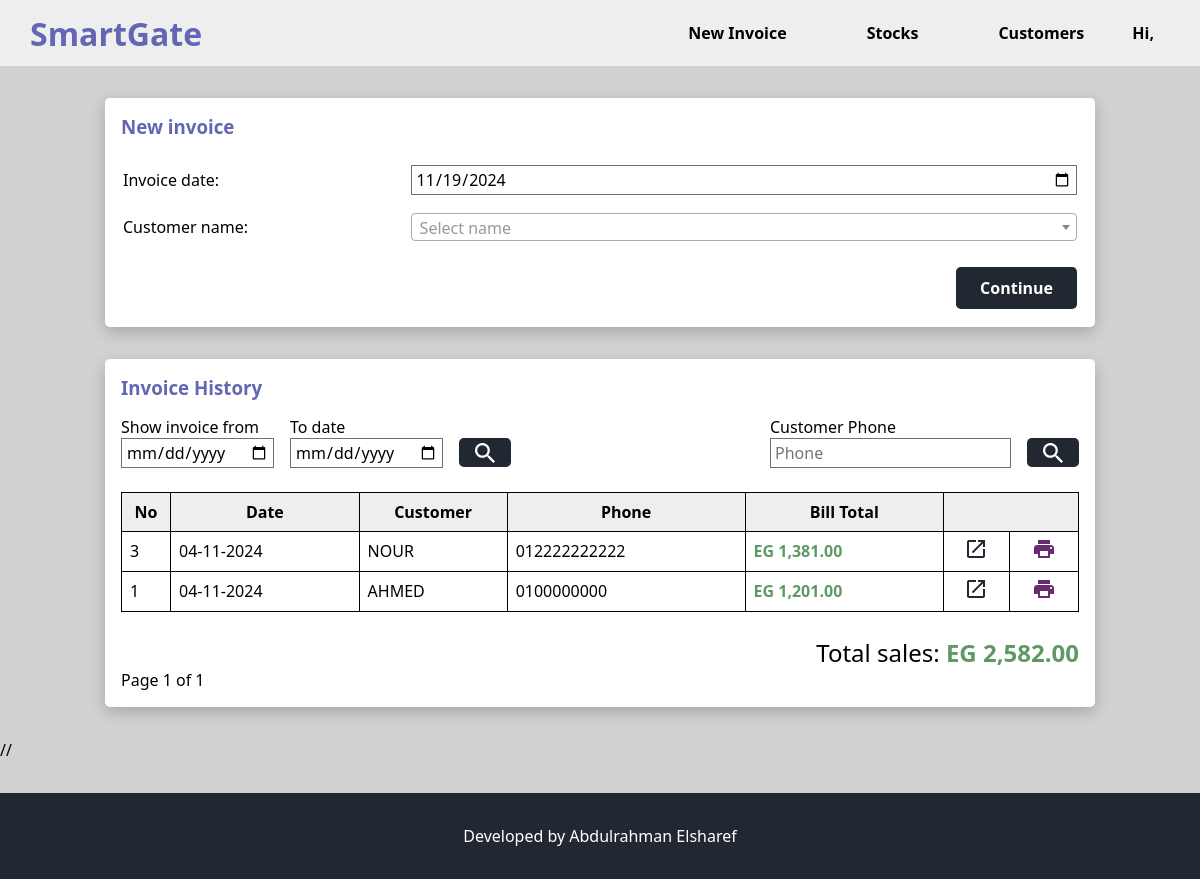
Page /invoice/ (signed in) on the earlier database version.
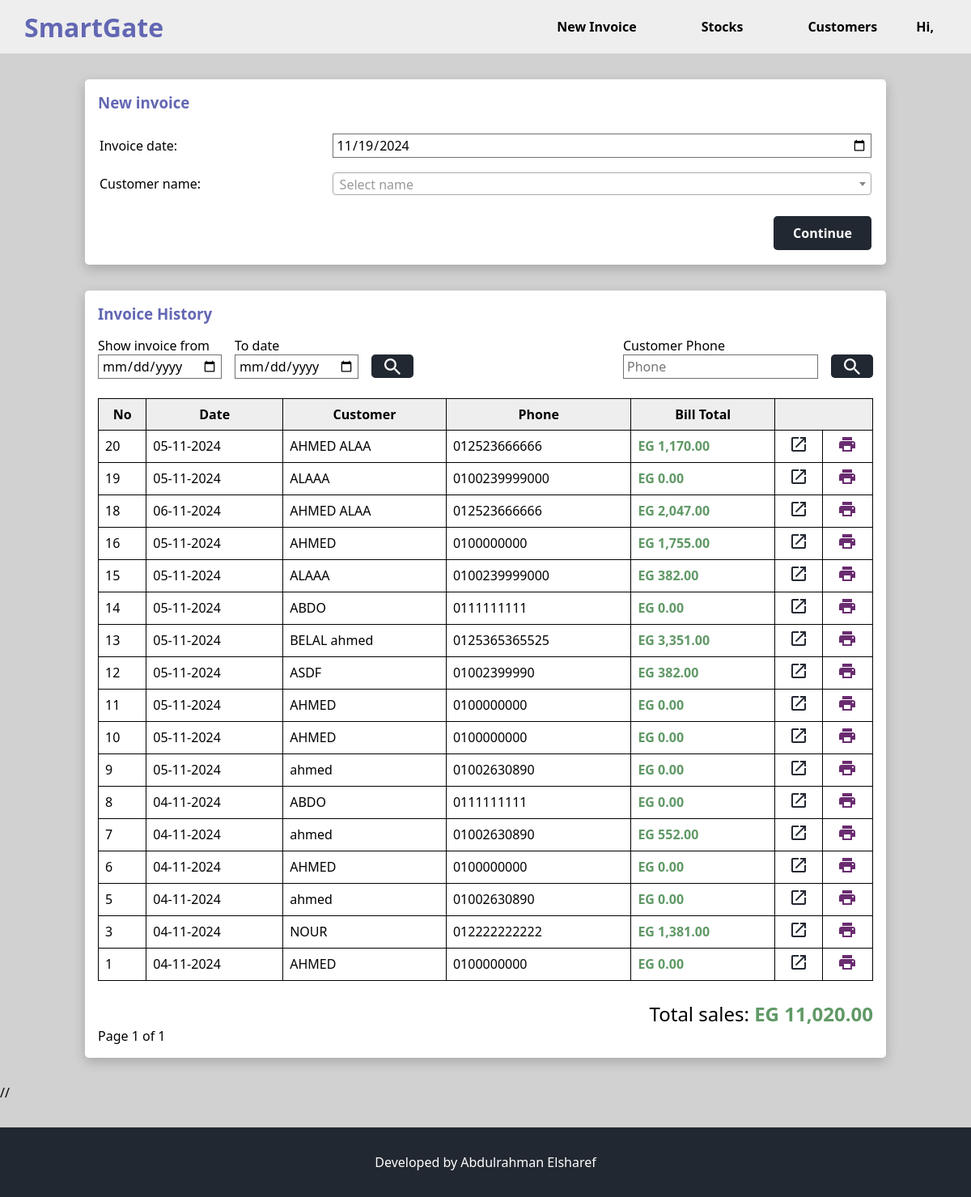
Same page on the later database version.
### invoice/models.py (models this page shows, shortened)
class Sale(models.Model):
    bill_date = models.DateField(default=date.today, verbose_name="Bill Date")
    party = models.ForeignKey(Party,verbose_name="Customer", on_delete=models.PROTECT, related_name="sales")
    total_amount = models.PositiveIntegerField(default=0)
    amount_paid = models.PositiveIntegerField(default=0)
    remaining_balance = models.PositiveIntegerField(default=0)
    class Meta:
        verbose_name_plural = ' invoices'

class Party(models.Model):
    name = models.CharField(max_length=80,)
    phone = models.CharField(max_length=15,unique=True)
    address = models.CharField(max_length=128,null=True,blank=True)
    balance_amount = models.IntegerField(default=0, verbose_name="Balance Amount")
    class Meta:
        verbose_name_plural = 'Customers'
    def __str__(self):
        return f"{self.phone}"

### invoice/views.py (the view)
# urls.py: path('invoice/', views.InvoiceView.as_view(), name='invoice_list'),
class InvoiceView(LoginRequiredMixin, SuccessMessageMixin, CreateView):
    model = Sale
    template_name = 'invoice/invoice.html'
    form_class = InvoiceForm
    page_kwarg = 'page'
    paginate_by = 50
    def querystring(self):
        qs = self.request.GET.copy()
        qs.pop(self.page_kwarg, None)
        return qs.urlencode()
    def get_queryset(self):
        from_date = self.request.GET.get('from-date', '')
        to_date = self.request.GET.get('to-date', '')
        search_party = self.request.GET.get('q', '')
        filters = Q()
        if from_date and to_date:
            filters &= Q(bill_date__range=[from_date, to_date])
        if search_party:
            filters &= Q(party__phone__icontains=search_party)
        qs = Sale.objects.filter(filters).order_by('-id')
        net_total = qs.aggregate(Sum('total_amount'))['total_amount__sum'] or 0
        return qs, net_total
    def get_context_data(self, **kwargs):
        context = super().get_context_data(**kwargs)
        query = self.querystring()
        invoices, net_total = self.get_queryset()
        paginator = Paginator(invoices, self.paginate_by)
        page_number = self.request.GET.get(self.page_kwarg, 1)
        invoices = paginator.get_page(page_number)
        context.update({
            'page_obj': invoices,
            'query': query,
            'net_total': net_total,
        })
        return context

### invoice/forms.py
class InvoiceForm(forms.ModelForm):
    bill_date = forms.DateField(
        initial=date.today,
        widget=forms.DateInput(attrs={'type': 'date'}),
        label='Invoice date'
    )
    party = forms.ModelChoiceField(
        queryset=Party.objects.all().order_by('name'),
        label='Customer name'
    )
    class Meta:
        model = Sale
        exclude = ['id', 'total_amount', 'amount_paid', 'remaining_balance']

### invoice/templates/invoice/invoice.html (shortened to what this page needs)
{% extends '_base.html' %}
{% load static %}
{% load humanize %}
{% block css_block %}
  <link rel="stylesheet" href="{% static 'css/select2.min.css' %}">
{% endblock %}
{% block body_block %}
  <div class="display-container">
    <h3>New invoice</h3>
    <form action="" method="post">
      <table class="input-table">
        {% include 'includes/_form_fields.html' with form_name=form %}
        <tr>
          <td></td>
          <td class="right-align">
            <button type="submit" class="btn btn-primary">Continue</button>
          </td>
        </tr>
      </table>
    </form>
  </div>
  <div class="display-container">
    <h3>Invoice History</h3>
    <div class="search-form">
      <form class="flex-contents" id="frmdate" method="get" action="{% url 'invoice:invoice_list' %}">
        <div class="search-field">
          <label for="from-date">Show invoice from</label>
          <input id="from-date" type="date" name="from-date"  placeholder="dd-mm-yyyy"/>
        </div>
        <div class="search-field">
          <label for="to-date">To date</label>
          <input id="to-date" type="date" name="to-date" placeholder="dd-mm-yyyy"/>
        </div>
        <div class="search-field">
          <p>&nbsp;</p>
          <button class="btn btn-secondary" type="submit">
            <img src="{% static 'images/icon-search.png' %}" alt="search">
          </button>
        </div>
      </form>
      <form class="flex-contents" id="frmname" method="get" action="{% url 'invoice:invoice_list' %}">
        <div class="search-field">
          <label for="search_party">Customer Phone</label>
          <input id="party-search" type="text" name="q" placeholder="Phone"/>
        </div>
        <div class="search-field">
          <p>&nbsp;</p>
          <button class="btn btn-secondary" type="submit">
            <img src="{% static 'images/icon-search.png' %}" alt="search">
          </button>
        </div>
      </form>
    </div>
    <table class="data-table">
      <tr>
        <th>No</th>
        <th>Date</th>
        <th>Customer</th>
        <th>Phone</th>
        <th>Bill Total</th>
        <th colspan="3"></th>
      </tr>
      {% for invoice in page_obj %}
        <tr>
          <td>{{ invoice.id }}</td>
          <td>{{ invoice.bill_date|date:"d-m-Y" }}</td>
          <td>{{ invoice.party.name }}</td>
          <td>{{ invoice.party.phone }}</td>
          <td class="price-field">EG {{ invoice.total_amount|default:0|intcomma }}.00</td>
          <td class="center-field">
            <a class="icon-edit" href="{% url 'invoice:transaction_detail' invoice.id %}">
              <img src="{% static 'images/icon-edit.png' %}" alt="Edit">
            </a>
          </td>
          <td class="center-field">
             <a class="icon-print" href="{% url 'invoice:print_invoice' invoice.id %}" target="_blank">
              <img src="{% static 'images/icon-print.png' %}" alt="Print">
            </a>
          </td>
        </tr>
      {% empty %}
        <tr>
          <td colspan="6" class="center-field">No invoice found.</td>
        </tr>
      {% endfor %}
    </table>
    <div class="total-field">
      Total sales:
      <span class="total-value">EG {{ net_total|default:0|intcomma }}.00</span>
    </div>
    {% include "includes/pagination.html" %}
  </div>
//
{% endblock %}

### invoice/templates/_base.html (shortened to what this page needs)
<!DOCTYPE html>
{% load static %}
<html lang="en">
<head>
  {% block css_block %}
  {% endblock css_block %}
  <link rel="stylesheet" href="{% static 'css/styles.css' %}">
</head>
<body>
  <nav class="navbar">
    <div class="nav-center">
      <div class="logo">
        <a href="/" class="brand-logo">SmartGate</a>
      </div>
      <div class="nav-links">
        <a href="/invoice/" class="nav-link">New Invoice</a>
        <a href="/stock/" class="nav-link">Stocks</a>
        <a href="/parties/" class="nav-link">Customers</a>
        {% if user.is_authenticated %}
          <div class="dropdown">
            <button class="dropbtn">
              Hi, {{ user.first_name }}
            </button>
          </div>
        {% else %}
          <a class="nav-link" href="{% url 'login' %}">Log In</a>
        {% endif %}
      </div>
    </div>
  </nav>
  <div class="container">
    {% block body_block %}
    {% endblock body_block %}
  </div>
  <footer>
    <p>Developed by Abdulrahman Elsharef</p>
  </footer>
</body>
</html>

### invoice/templates/includes/_form_fields.html (shortened to what this page needs)
{% for field in form_name.visible_fields %}
  <tr>
    <td class="label">{{ field.label }}:</td>
    <td class="field">{{ field }}</td>
  </tr>
{% endfor %}

### invoice/templates/includes/pagination.html (shortened to what this page needs)
<div class="pagination">
  <span class="step-links">
    <span class="current">
      Page {{ page_obj.number }} of {{ page_obj.paginator.num_pages }}
    </span>
  </span>
</div>

### static/css/styles.css (style rules this page uses)
:root { --clr-primary: #222831; --clr-secondary: #6367b3; --clr-green: #609966; --clr-light-gray: #eeeeee; --clr-white: #fff; --clr-black: #000; --clr-success: #d4edda; --clr-danger: #eb0c0c; --box-shadow: 0 5px 15px rgba(0, 0, 0, 0.2); --border-radius: 0.3rem; --ff-primary: 'Segoe UI', Tahoma, Geneva, Verdana, sans-serif; --transition: all 0.3s ease-in-out; }
* { box-sizing: border-box; margin: 0; padding: 0; }
body { background-color: #d1d1d1; color: var(--clr-black); font-family: var(--ff-primary); font-size: 1rem; }
h3 { color: var(--clr-secondary); font-weight: 600; margin-bottom: 1rem; }
a { text-decoration: none; display: inline-block; }
img { width: 100%; display: block; }
input, select { background-color: var(--clr-white); border: 1px solid #707070; font-family: var(--ff-primary); font-size: 1rem; height: 30px; width: 100%; padding: 0 0.25rem; }
.btn { background-color: var(--clr-primary); border-radius: var(--border-radius); border: transparent; color: var(--clr-white); cursor: pointer; font-family: var(--ff-primary); font-size: 1rem; font-weight: 600; opacity: 1; text-transform: capitalize; transition: var(--transition); }
.btn-primary { margin-top: 1rem; padding: 0.6rem 1.5rem; }
.btn-secondary { padding: 0.3rem 1rem; }
.icon-delete, .icon-edit, .icon-print { cursor: pointer; }
.navbar { width: 100%; background-color: var(--clr-light-gray); padding: 0.5rem 0; }
.nav-center { align-items: center; display: flex; justify-content: space-between; margin: 0 auto; max-width: 1140px; width: 95vw; }
.brand-logo { color: var(--clr-secondary); font-size: 2rem; font-weight: bold; }
.nav-links { align-items: center; display: flex; gap: 2rem; justify-content: right; }
.nav-link { color: var(--clr-black); font-weight: bold; margin-left: 3rem; transition: var(--transition); }
.dropdown { float: left; overflow: hidden; }
.dropdown .dropbtn { font-size: 1rem; border: none; outline: none; color: var(--clr-black); font-weight: bold; padding: 14px 16px; background-color: inherit; font-family: inherit; margin: 0; }
footer { background-color: var(--clr-primary); color: var(--clr-white); margin-top: 2rem; padding: 2rem 0; text-align: center; }
.container { margin-top: 2rem; margin-bottom: 2rem; }
.input-container, .display-container { background-color: var(--clr-white); border-radius: var(--border-radius); box-shadow: var(--box-shadow); margin: 2rem auto; padding: 1rem; }
.display-container { width: 990px; }
.input-table { width: 100%; }
.input-table .label { width: 30%; padding: 0.725rem 0; }
.input-table .field { width: 100%; }
.right-align { text-align: right; }
.search-form { align-items: center; display: flex; justify-content: space-between; }
.flex-contents { align-items: center; display: flex; justify-content: space-between; gap: 1rem; }
.search-field { display: flex; flex-direction: column; }
.data-table { margin: 1.5rem 0; width: 100%; border-collapse: collapse; }
.data-table tr th { background-color: var(--clr-light-gray); padding: 0.5rem 0; border: 1px solid var(--clr-black); }
.data-table tr td { padding: 0.5rem; border: 1px solid var(--clr-black); }
.data-table .center-field { text-align: center; }
.price-field { color: var(--clr-green); font-weight: bold; }
.total-field { font-size: 1.5rem; text-align: right; }
.total-value { color: var(--clr-green); font-weight: bold; }

Differences in the rows shown:
added Sale: id "20", bill_date "05-11-2024", party.name "AHMED ALAA", party.phone "012523666666", total_amount "1,170"
added Sale: id "19", bill_date "05-11-2024", party.name "ALAAA", party.phone "0100239999000", total_amount "0"
added Sale: id "18", bill_date "06-11-2024", party.name "AHMED ALAA", party.phone "012523666666", total_amount "2,047"
added Sale: id "16", bill_date "05-11-2024", party.name "AHMED", party.phone "0100000000", total_amount "1,755"
added Sale: id "15", bill_date "05-11-2024", party.name "ALAAA", party.phone "0100239999000", total_amount "382"
added Sale: id "14", bill_date "05-11-2024", party.name "ABDO", party.phone "0111111111", total_amount "0"
added Sale: id "13", bill_date "05-11-2024", party.name "BELAL ahmed", party.phone "0125365365525", total_amount "3,351"
added Sale: id "12", bill_date "05-11-2024", party.name "ASDF", party.phone "01002399990", total_amount "382"
added Sale: id "11", bill_date "05-11-2024", party.name "AHMED", party.phone "0100000000", total_amount "0"
added Sale: id "10", bill_date "05-11-2024", party.name "AHMED", party.phone "0100000000", total_amount "0"
added Sale: id "9", bill_date "05-11-2024", party.name "ahmed", party.phone "01002630890", total_amount "0"
added Sale: id "8", bill_date "04-11-2024", party.name "ABDO", party.phone "0111111111", total_amount "0"
added Sale: id "7", bill_date "04-11-2024", party.name "ahmed", party.phone "01002630890", total_amount "552"
added Sale: id "6", bill_date "04-11-2024", party.name "AHMED", party.phone "0100000000", total_amount "0"
added Sale: id "5", bill_date "04-11-2024", party.name "ahmed", party.phone "01002630890", total_amount "0"
changed Sale id 1: total_amount "1,201" → "0"
Other differences:
{{ net_total|default:0|intcomma }}: "2,582" → "11,020"
